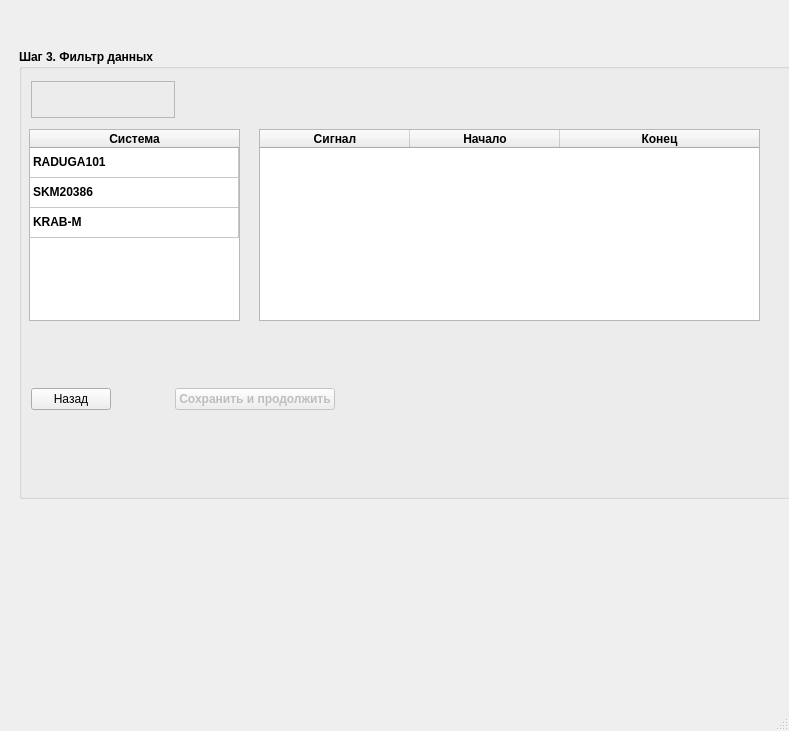
<?xml version="1.0" encoding="UTF-8"?>
<ui version="4.0">
 <class>MainWindow</class>
 <widget class="QMainWindow" name="MainWindow">
  <property name="geometry">
   <rect>
    <x>0</x>
    <y>0</y>
    <width>789</width>
    <height>731</height>
   </rect>
  </property>
  <property name="windowTitle">
   <string>MainWindow</string>
  </property>
  <widget class="QWidget" name="centralwidget">
   <widget class="QStackedWidget" name="stackedWidget">
    <property name="geometry">
     <rect>
      <x>10</x>
      <y>40</y>
      <width>1174</width>
      <height>468</height>
     </rect>
    </property>
    <property name="currentIndex">
     <number>1</number>
    </property>
    <widget class="QWidget" name="page">
     <layout class="QVBoxLayout" name="verticalLayout_13">
      <item>
       <widget class="QGroupBox" name="gbZNParams">
        <property name="font">
         <font>
          <weight>75</weight>
          <bold>true</bold>
         </font>
        </property>
        <property name="title">
         <string>Шаг 2. Загрузка данных с защищенного накопителя</string>
        </property>
        <layout class="QVBoxLayout" name="verticalLayout_5">
         <item>
          <widget class="QFrame" name="frame">
           <property name="frameShape">
            <enum>QFrame::StyledPanel</enum>
           </property>
           <property name="frameShadow">
            <enum>QFrame::Raised</enum>
           </property>
           <layout class="QHBoxLayout" name="horizontalLayout_9">
            <property name="spacing">
             <number>2</number>
            </property>
            <property name="leftMargin">
             <number>2</number>
            </property>
            <property name="topMargin">
             <number>2</number>
            </property>
            <property name="rightMargin">
             <number>2</number>
            </property>
            <property name="bottomMargin">
             <number>2</number>
            </property>
            <item>
             <widget class="QPushButton" name="bnEdit">
              <property name="minimumSize">
               <size>
                <width>28</width>
                <height>28</height>
               </size>
              </property>
              <property name="maximumSize">
               <size>
                <width>28</width>
                <height>28</height>
               </size>
              </property>
              <property name="text">
               <string/>
              </property>
              <property name="icon">
               <iconset resource="ZNPicker/res/res.qrc">
                <normaloff>:/main/edit.ico</normaloff>:/main/edit.ico</iconset>
              </property>
             </widget>
            </item>
            <item>
             <widget class="QPushButton" name="bnSave">
              <property name="enabled">
               <bool>false</bool>
              </property>
              <property name="minimumSize">
               <size>
                <width>28</width>
                <height>28</height>
               </size>
              </property>
              <property name="maximumSize">
               <size>
                <width>28</width>
                <height>28</height>
               </size>
              </property>
              <property name="text">
               <string/>
              </property>
              <property name="icon">
               <iconset resource="ZNPicker/res/res.qrc">
                <normaloff>:/main/check_blue.ico</normaloff>:/main/check_blue.ico</iconset>
              </property>
             </widget>
            </item>
            <item>
             <widget class="QPushButton" name="bnCancel">
              <property name="enabled">
               <bool>false</bool>
              </property>
              <property name="minimumSize">
               <size>
                <width>28</width>
                <height>28</height>
               </size>
              </property>
              <property name="maximumSize">
               <size>
                <width>28</width>
                <height>28</height>
               </size>
              </property>
              <property name="text">
               <string/>
              </property>
              <property name="icon">
               <iconset resource="ZNPicker/res/res.qrc">
                <normaloff>:/main/cross.ico</normaloff>:/main/cross.ico</iconset>
              </property>
             </widget>
            </item>
            <item>
             <spacer name="horizontalSpacer_2">
              <property name="orientation">
               <enum>Qt::Horizontal</enum>
              </property>
              <property name="sizeHint" stdset="0">
               <size>
                <width>40</width>
                <height>20</height>
               </size>
              </property>
             </spacer>
            </item>
           </layout>
          </widget>
         </item>
         <item>
          <widget class="QTabWidget" name="tabWidget_2">
           <property name="focusPolicy">
            <enum>Qt::NoFocus</enum>
           </property>
           <property name="currentIndex">
            <number>0</number>
           </property>
           <widget class="QWidget" name="tabConnection">
            <attribute name="title">
             <string>Подключение</string>
            </attribute>
            <layout class="QVBoxLayout" name="verticalLayout_7">
             <property name="spacing">
              <number>2</number>
             </property>
             <property name="leftMargin">
              <number>2</number>
             </property>
             <property name="topMargin">
              <number>2</number>
             </property>
             <property name="rightMargin">
              <number>2</number>
             </property>
             <property name="bottomMargin">
              <number>2</number>
             </property>
             <item>
              <layout class="QHBoxLayout" name="horizontalLayout_3">
               <property name="spacing">
                <number>12</number>
               </property>
               <item>
                <widget class="QLabel" name="label">
                 <property name="minimumSize">
                  <size>
                   <width>70</width>
                   <height>0</height>
                  </size>
                 </property>
                 <property name="maximumSize">
                  <size>
                   <width>70</width>
                   <height>16777215</height>
                  </size>
                 </property>
                 <property name="font">
                  <font>
                   <weight>50</weight>
                   <bold>false</bold>
                  </font>
                 </property>
                 <property name="text">
                  <string>IP адрес</string>
                 </property>
                 <property name="alignment">
                  <set>Qt::AlignRight|Qt::AlignTrailing|Qt::AlignVCenter</set>
                 </property>
                </widget>
               </item>
               <item>
                <widget class="QLineEdit" name="lineZNIP">
                 <property name="enabled">
                  <bool>false</bool>
                 </property>
                 <property name="font">
                  <font>
                   <weight>50</weight>
                   <bold>false</bold>
                  </font>
                 </property>
                 <property name="text">
                  <string>192.16.11.200</string>
                 </property>
                </widget>
               </item>
              </layout>
             </item>
             <item>
              <layout class="QHBoxLayout" name="horizontalLayout_2">
               <property name="spacing">
                <number>12</number>
               </property>
               <item>
                <widget class="QLabel" name="label_2">
                 <property name="minimumSize">
                  <size>
                   <width>70</width>
                   <height>0</height>
                  </size>
                 </property>
                 <property name="maximumSize">
                  <size>
                   <width>70</width>
                   <height>16777215</height>
                  </size>
                 </property>
                 <property name="font">
                  <font>
                   <weight>50</weight>
                   <bold>false</bold>
                  </font>
                 </property>
                 <property name="text">
                  <string>Порт</string>
                 </property>
                 <property name="alignment">
                  <set>Qt::AlignRight|Qt::AlignTrailing|Qt::AlignVCenter</set>
                 </property>
                </widget>
               </item>
               <item>
                <widget class="QSpinBox" name="spinZNPort">
                 <property name="enabled">
                  <bool>false</bool>
                 </property>
                 <property name="font">
                  <font>
                   <weight>50</weight>
                   <bold>false</bold>
                  </font>
                 </property>
                 <property name="maximum">
                  <number>65535</number>
                 </property>
                 <property name="value">
                  <number>10000</number>
                 </property>
                </widget>
               </item>
              </layout>
             </item>
            </layout>
           </widget>
          </widget>
         </item>
         <item>
          <widget class="QTabWidget" name="tabWidget">
           <property name="currentIndex">
            <number>0</number>
           </property>
           <widget class="QWidget" name="tabZone">
            <attribute name="title">
             <string>Зона данных</string>
            </attribute>
            <layout class="QVBoxLayout" name="verticalLayout_6">
             <property name="spacing">
              <number>2</number>
             </property>
             <property name="leftMargin">
              <number>2</number>
             </property>
             <property name="topMargin">
              <number>2</number>
             </property>
             <property name="rightMargin">
              <number>2</number>
             </property>
             <property name="bottomMargin">
              <number>2</number>
             </property>
             <item>
              <layout class="QHBoxLayout" name="horizontalLayout_7">
               <property name="spacing">
                <number>12</number>
               </property>
               <item>
                <widget class="QLabel" name="label_3">
                 <property name="minimumSize">
                  <size>
                   <width>70</width>
                   <height>0</height>
                  </size>
                 </property>
                 <property name="maximumSize">
                  <size>
                   <width>70</width>
                   <height>16777215</height>
                  </size>
                 </property>
                 <property name="font">
                  <font>
                   <weight>50</weight>
                   <bold>false</bold>
                  </font>
                 </property>
                 <property name="text">
                  <string>Имя</string>
                 </property>
                 <property name="alignment">
                  <set>Qt::AlignRight|Qt::AlignTrailing|Qt::AlignVCenter</set>
                 </property>
                </widget>
               </item>
               <item>
                <widget class="QLineEdit" name="lineZNZoneName">
                 <property name="enabled">
                  <bool>false</bool>
                 </property>
                 <property name="font">
                  <font>
                   <weight>50</weight>
                   <bold>false</bold>
                  </font>
                 </property>
                 <property name="text">
                  <string>data1</string>
                 </property>
                </widget>
               </item>
              </layout>
             </item>
             <item>
              <layout class="QHBoxLayout" name="horizontalLayout_6">
               <property name="spacing">
                <number>12</number>
               </property>
               <item>
                <widget class="QLabel" name="label_5">
                 <property name="minimumSize">
                  <size>
                   <width>70</width>
                   <height>0</height>
                  </size>
                 </property>
                 <property name="maximumSize">
                  <size>
                   <width>70</width>
                   <height>16777215</height>
                  </size>
                 </property>
                 <property name="font">
                  <font>
                   <weight>50</weight>
                   <bold>false</bold>
                  </font>
                 </property>
                 <property name="text">
                  <string>Размер</string>
                 </property>
                 <property name="alignment">
                  <set>Qt::AlignRight|Qt::AlignTrailing|Qt::AlignVCenter</set>
                 </property>
                </widget>
               </item>
               <item>
                <widget class="QComboBox" name="comboBox">
                 <property name="font">
                  <font>
                   <weight>50</weight>
                   <bold>false</bold>
                  </font>
                 </property>
                 <item>
                  <property name="text">
                   <string>Запросить у накопителя</string>
                  </property>
                 </item>
                 <item>
                  <property name="text">
                   <string>3.75 Гб</string>
                  </property>
                 </item>
                </widget>
               </item>
              </layout>
             </item>
            </layout>
           </widget>
          </widget>
         </item>
         <item>
          <spacer name="verticalSpacer_2">
           <property name="orientation">
            <enum>Qt::Vertical</enum>
           </property>
           <property name="sizeHint" stdset="0">
            <size>
             <width>20</width>
             <height>40</height>
            </size>
           </property>
          </spacer>
         </item>
         <item>
          <layout class="QHBoxLayout" name="horizontalLayout_8">
           <item>
            <widget class="QPushButton" name="bnBackToStep1">
             <property name="font">
              <font>
               <weight>50</weight>
               <bold>false</bold>
              </font>
             </property>
             <property name="text">
              <string>Назад</string>
             </property>
            </widget>
           </item>
           <item>
            <spacer name="horizontalSpacer_3">
             <property name="orientation">
              <enum>Qt::Horizontal</enum>
             </property>
             <property name="sizeHint" stdset="0">
              <size>
               <width>40</width>
               <height>20</height>
              </size>
             </property>
            </spacer>
           </item>
           <item>
            <widget class="QPushButton" name="pushButton_4">
             <property name="text">
              <string>Загрузить и продолжить</string>
             </property>
            </widget>
           </item>
          </layout>
         </item>
        </layout>
       </widget>
      </item>
     </layout>
    </widget>
    <widget class="QWidget" name="page_3">
     <layout class="QVBoxLayout" name="verticalLayout_14">
      <item>
       <widget class="QGroupBox" name="gbZNParams_3">
        <property name="font">
         <font>
          <weight>75</weight>
          <bold>true</bold>
         </font>
        </property>
        <property name="title">
         <string>Шаг 3. Фильтр данных</string>
        </property>
        <widget class="QFrame" name="frame_2">
         <property name="geometry">
          <rect>
           <x>12</x>
           <y>32</y>
           <width>144</width>
           <height>37</height>
          </rect>
         </property>
         <property name="frameShape">
          <enum>QFrame::StyledPanel</enum>
         </property>
         <property name="frameShadow">
          <enum>QFrame::Raised</enum>
         </property>
         <layout class="QHBoxLayout" name="horizontalLayout_5">
          <property name="spacing">
           <number>1</number>
          </property>
          <property name="leftMargin">
           <number>1</number>
          </property>
          <property name="topMargin">
           <number>1</number>
          </property>
          <property name="rightMargin">
           <number>1</number>
          </property>
          <property name="bottomMargin">
           <number>1</number>
          </property>
          <item>
           <widget class="QPushButton" name="bnAddTask">
            <property name="minimumSize">
             <size>
              <width>32</width>
              <height>32</height>
             </size>
            </property>
            <property name="maximumSize">
             <size>
              <width>32</width>
              <height>32</height>
             </size>
            </property>
            <property name="text">
             <string/>
            </property>
            <property name="icon">
             <iconset resource="ZNPicker/res/res.qrc">
              <normaloff>:/main/add.ico</normaloff>:/main/add.ico</iconset>
            </property>
            <property name="iconSize">
             <size>
              <width>32</width>
              <height>32</height>
             </size>
            </property>
            <property name="flat">
             <bool>true</bool>
            </property>
           </widget>
          </item>
          <item>
           <widget class="QPushButton" name="bnEditTask">
            <property name="enabled">
             <bool>false</bool>
            </property>
            <property name="minimumSize">
             <size>
              <width>32</width>
              <height>32</height>
             </size>
            </property>
            <property name="maximumSize">
             <size>
              <width>32</width>
              <height>32</height>
             </size>
            </property>
            <property name="text">
             <string/>
            </property>
            <property name="icon">
             <iconset resource="ZNPicker/res/res.qrc">
              <normaloff>:/main/edit.ico</normaloff>:/main/edit.ico</iconset>
            </property>
            <property name="iconSize">
             <size>
              <width>32</width>
              <height>32</height>
             </size>
            </property>
            <property name="flat">
             <bool>true</bool>
            </property>
           </widget>
          </item>
          <item>
           <widget class="QPushButton" name="bnRemoveTask">
            <property name="enabled">
             <bool>false</bool>
            </property>
            <property name="minimumSize">
             <size>
              <width>32</width>
              <height>32</height>
             </size>
            </property>
            <property name="maximumSize">
             <size>
              <width>33</width>
              <height>33</height>
             </size>
            </property>
            <property name="text">
             <string/>
            </property>
            <property name="icon">
             <iconset resource="ZNPicker/res/res.qrc">
              <normaloff>:/main/cross.ico</normaloff>:/main/cross.ico</iconset>
            </property>
            <property name="iconSize">
             <size>
              <width>32</width>
              <height>32</height>
             </size>
            </property>
            <property name="flat">
             <bool>true</bool>
            </property>
           </widget>
          </item>
          <item>
           <spacer name="horizontalSpacer_5">
            <property name="orientation">
             <enum>Qt::Horizontal</enum>
            </property>
            <property name="sizeHint" stdset="0">
             <size>
              <width>40</width>
              <height>20</height>
             </size>
            </property>
           </spacer>
          </item>
         </layout>
        </widget>
        <widget class="QTableWidget" name="tableWidget">
         <property name="geometry">
          <rect>
           <x>240</x>
           <y>80</y>
           <width>501</width>
           <height>192</height>
          </rect>
         </property>
         <property name="sizeAdjustPolicy">
          <enum>QAbstractScrollArea::AdjustToContents</enum>
         </property>
         <property name="editTriggers">
          <set>QAbstractItemView::NoEditTriggers</set>
         </property>
         <property name="showDropIndicator" stdset="0">
          <bool>false</bool>
         </property>
         <property name="selectionMode">
          <enum>QAbstractItemView::SingleSelection</enum>
         </property>
         <property name="selectionBehavior">
          <enum>QAbstractItemView::SelectRows</enum>
         </property>
         <property name="cornerButtonEnabled">
          <bool>false</bool>
         </property>
         <attribute name="horizontalHeaderDefaultSectionSize">
          <number>150</number>
         </attribute>
         <attribute name="horizontalHeaderStretchLastSection">
          <bool>true</bool>
         </attribute>
         <column>
          <property name="text">
           <string>Сигнал</string>
          </property>
         </column>
         <column>
          <property name="text">
           <string>Начало</string>
          </property>
         </column>
         <column>
          <property name="text">
           <string>Конец</string>
          </property>
         </column>
        </widget>
        <widget class="QTableWidget" name="tableWidget_3">
         <property name="geometry">
          <rect>
           <x>10</x>
           <y>80</y>
           <width>211</width>
           <height>192</height>
          </rect>
         </property>
         <property name="sizeAdjustPolicy">
          <enum>QAbstractScrollArea::AdjustToContents</enum>
         </property>
         <property name="editTriggers">
          <set>QAbstractItemView::NoEditTriggers</set>
         </property>
         <property name="showDropIndicator" stdset="0">
          <bool>false</bool>
         </property>
         <property name="selectionMode">
          <enum>QAbstractItemView::SingleSelection</enum>
         </property>
         <property name="selectionBehavior">
          <enum>QAbstractItemView::SelectRows</enum>
         </property>
         <property name="cornerButtonEnabled">
          <bool>false</bool>
         </property>
         <attribute name="horizontalHeaderDefaultSectionSize">
          <number>150</number>
         </attribute>
         <attribute name="horizontalHeaderStretchLastSection">
          <bool>true</bool>
         </attribute>
         <attribute name="verticalHeaderVisible">
          <bool>false</bool>
         </attribute>
         <row>
          <property name="text">
           <string>RADUGA101</string>
          </property>
         </row>
         <row>
          <property name="text">
           <string>SKM20386</string>
          </property>
         </row>
         <row>
          <property name="text">
           <string>KRAB-M</string>
          </property>
         </row>
         <column>
          <property name="text">
           <string>Система</string>
          </property>
         </column>
         <item row="0" column="0">
          <property name="text">
           <string>RADUGA101</string>
          </property>
         </item>
         <item row="1" column="0">
          <property name="text">
           <string>SKM20386</string>
          </property>
         </item>
         <item row="2" column="0">
          <property name="text">
           <string>KRAB-M</string>
          </property>
         </item>
        </widget>
        <widget class="QWidget" name="">
         <property name="geometry">
          <rect>
           <x>12</x>
           <y>337</y>
           <width>304</width>
           <height>27</height>
          </rect>
         </property>
         <layout class="QHBoxLayout" name="horizontalLayout_10">
          <item>
           <widget class="QPushButton" name="bnBackToStep2">
            <property name="font">
             <font>
              <weight>50</weight>
              <bold>false</bold>
             </font>
            </property>
            <property name="text">
             <string>Назад</string>
            </property>
           </widget>
          </item>
          <item>
           <spacer name="horizontalSpacer_4">
            <property name="orientation">
             <enum>Qt::Horizontal</enum>
            </property>
            <property name="sizeHint" stdset="0">
             <size>
              <width>40</width>
              <height>20</height>
             </size>
            </property>
           </spacer>
          </item>
          <item>
           <widget class="QPushButton" name="pushButton_5">
            <property name="enabled">
             <bool>false</bool>
            </property>
            <property name="text">
             <string>Сохранить и продолжить</string>
            </property>
           </widget>
          </item>
         </layout>
        </widget>
       </widget>
      </item>
     </layout>
    </widget>
    <widget class="QWidget" name="page_4">
     <layout class="QVBoxLayout" name="verticalLayout_10">
      <item>
       <widget class="QGroupBox" name="gbZNParams_4">
        <property name="font">
         <font>
          <weight>75</weight>
          <bold>true</bold>
         </font>
        </property>
        <property name="title">
         <string>Шаг 3. Выбор данных</string>
        </property>
        <layout class="QVBoxLayout" name="verticalLayout_9">
         <item>
          <widget class="QFrame" name="frame_3">
           <property name="frameShape">
            <enum>QFrame::StyledPanel</enum>
           </property>
           <property name="frameShadow">
            <enum>QFrame::Raised</enum>
           </property>
           <layout class="QHBoxLayout" name="horizontalLayout_11">
            <property name="spacing">
             <number>1</number>
            </property>
            <property name="leftMargin">
             <number>1</number>
            </property>
            <property name="topMargin">
             <number>1</number>
            </property>
            <property name="rightMargin">
             <number>1</number>
            </property>
            <property name="bottomMargin">
             <number>1</number>
            </property>
            <item>
             <widget class="QPushButton" name="bnAddTask_2">
              <property name="minimumSize">
               <size>
                <width>32</width>
                <height>32</height>
               </size>
              </property>
              <property name="maximumSize">
               <size>
                <width>32</width>
                <height>32</height>
               </size>
              </property>
              <property name="text">
               <string/>
              </property>
              <property name="icon">
               <iconset resource="ZNPicker/res/res.qrc">
                <normaloff>:/main/add.ico</normaloff>:/main/add.ico</iconset>
              </property>
              <property name="iconSize">
               <size>
                <width>32</width>
                <height>32</height>
               </size>
              </property>
              <property name="flat">
               <bool>true</bool>
              </property>
             </widget>
            </item>
            <item>
             <widget class="QPushButton" name="bnEditTask_2">
              <property name="enabled">
               <bool>false</bool>
              </property>
              <property name="minimumSize">
               <size>
                <width>32</width>
                <height>32</height>
               </size>
              </property>
              <property name="maximumSize">
               <size>
                <width>32</width>
                <height>32</height>
               </size>
              </property>
              <property name="text">
               <string/>
              </property>
              <property name="icon">
               <iconset resource="ZNPicker/res/res.qrc">
                <normaloff>:/main/edit.ico</normaloff>:/main/edit.ico</iconset>
              </property>
              <property name="iconSize">
               <size>
                <width>32</width>
                <height>32</height>
               </size>
              </property>
              <property name="flat">
               <bool>true</bool>
              </property>
             </widget>
            </item>
            <item>
             <widget class="QPushButton" name="bnRemoveTask_2">
              <property name="enabled">
               <bool>false</bool>
              </property>
              <property name="minimumSize">
               <size>
                <width>32</width>
                <height>32</height>
               </size>
              </property>
              <property name="maximumSize">
               <size>
                <width>33</width>
                <height>33</height>
               </size>
              </property>
              <property name="text">
               <string/>
              </property>
              <property name="icon">
               <iconset resource="ZNPicker/res/res.qrc">
                <normaloff>:/main/cross.ico</normaloff>:/main/cross.ico</iconset>
              </property>
              <property name="iconSize">
               <size>
                <width>32</width>
                <height>32</height>
               </size>
              </property>
              <property name="flat">
               <bool>true</bool>
              </property>
             </widget>
            </item>
            <item>
             <spacer name="horizontalSpacer_6">
              <property name="orientation">
               <enum>Qt::Horizontal</enum>
              </property>
              <property name="sizeHint" stdset="0">
               <size>
                <width>40</width>
                <height>20</height>
               </size>
              </property>
             </spacer>
            </item>
           </layout>
          </widget>
         </item>
         <item>
          <widget class="QTableWidget" name="tableWidget_2">
           <property name="sizeAdjustPolicy">
            <enum>QAbstractScrollArea::AdjustToContents</enum>
           </property>
           <property name="editTriggers">
            <set>QAbstractItemView::NoEditTriggers</set>
           </property>
           <property name="showDropIndicator" stdset="0">
            <bool>false</bool>
           </property>
           <property name="selectionMode">
            <enum>QAbstractItemView::SingleSelection</enum>
           </property>
           <property name="selectionBehavior">
            <enum>QAbstractItemView::SelectRows</enum>
           </property>
           <property name="cornerButtonEnabled">
            <bool>false</bool>
           </property>
           <attribute name="horizontalHeaderDefaultSectionSize">
            <number>150</number>
           </attribute>
           <attribute name="horizontalHeaderStretchLastSection">
            <bool>true</bool>
           </attribute>
           <column>
            <property name="text">
             <string>Система</string>
            </property>
           </column>
           <column>
            <property name="text">
             <string>Начало</string>
            </property>
           </column>
           <column>
            <property name="text">
             <string>Конец</string>
            </property>
           </column>
           <column>
            <property name="text">
             <string>Файл</string>
            </property>
           </column>
          </widget>
         </item>
         <item>
          <layout class="QHBoxLayout" name="horizontalLayout_12">
           <item>
            <widget class="QPushButton" name="bnBackToStep2_2">
             <property name="font">
              <font>
               <weight>50</weight>
               <bold>false</bold>
              </font>
             </property>
             <property name="text">
              <string>Назад</string>
             </property>
            </widget>
           </item>
           <item>
            <spacer name="horizontalSpacer_7">
             <property name="orientation">
              <enum>Qt::Horizontal</enum>
             </property>
             <property name="sizeHint" stdset="0">
              <size>
               <width>40</width>
               <height>20</height>
              </size>
             </property>
            </spacer>
           </item>
           <item>
            <widget class="QPushButton" name="pushButton_6">
             <property name="enabled">
              <bool>false</bool>
             </property>
             <property name="text">
              <string>Сохранить и продолжить</string>
             </property>
            </widget>
           </item>
          </layout>
         </item>
        </layout>
       </widget>
      </item>
     </layout>
    </widget>
    <widget class="QWidget" name="page_2">
     <layout class="QVBoxLayout" name="verticalLayout_12">
      <item>
       <widget class="QGroupBox" name="gbZNParams_2">
        <property name="font">
         <font>
          <weight>75</weight>
          <bold>true</bold>
         </font>
        </property>
        <property name="title">
         <string>Шаг 1. Исходные данные</string>
        </property>
        <layout class="QVBoxLayout" name="verticalLayout_4">
         <item>
          <layout class="QHBoxLayout" name="horizontalLayout_4">
           <item>
            <widget class="QLabel" name="label_7">
             <property name="minimumSize">
              <size>
               <width>70</width>
               <height>0</height>
              </size>
             </property>
             <property name="maximumSize">
              <size>
               <width>70</width>
               <height>16777215</height>
              </size>
             </property>
             <property name="font">
              <font>
               <weight>50</weight>
               <bold>false</bold>
              </font>
             </property>
             <property name="text">
              <string>Файл</string>
             </property>
             <property name="alignment">
              <set>Qt::AlignRight|Qt::AlignTrailing|Qt::AlignVCenter</set>
             </property>
            </widget>
           </item>
           <item>
            <widget class="QLineEdit" name="lineSaveFilePath"/>
           </item>
           <item>
            <widget class="QPushButton" name="bnSelectFile">
             <property name="minimumSize">
              <size>
               <width>28</width>
               <height>0</height>
              </size>
             </property>
             <property name="maximumSize">
              <size>
               <width>28</width>
               <height>16777215</height>
              </size>
             </property>
             <property name="font">
              <font>
               <weight>50</weight>
               <bold>false</bold>
              </font>
             </property>
             <property name="text">
              <string>...</string>
             </property>
            </widget>
           </item>
          </layout>
         </item>
         <item>
          <widget class="QGroupBox" name="groupBox_2">
           <property name="title">
            <string>Режим работы</string>
           </property>
           <layout class="QVBoxLayout" name="verticalLayout_11">
            <item>
             <layout class="QVBoxLayout" name="verticalLayout_2">
              <item>
               <widget class="QRadioButton" name="radioButton">
                <property name="text">
                 <string>Загрузить данные с накопителя</string>
                </property>
               </widget>
              </item>
              <item>
               <widget class="QLabel" name="label_4">
                <property name="font">
                 <font>
                  <weight>50</weight>
                  <italic>true</italic>
                  <bold>false</bold>
                 </font>
                </property>
                <property name="text">
                 <string>Внимание! Все имеющиеся данные будут переписаны.</string>
                </property>
                <property name="wordWrap">
                 <bool>true</bool>
                </property>
               </widget>
              </item>
             </layout>
            </item>
            <item>
             <spacer name="verticalSpacer_3">
              <property name="orientation">
               <enum>Qt::Vertical</enum>
              </property>
              <property name="sizeHint" stdset="0">
               <size>
                <width>20</width>
                <height>40</height>
               </size>
              </property>
             </spacer>
            </item>
            <item>
             <layout class="QVBoxLayout" name="verticalLayout">
              <item>
               <widget class="QRadioButton" name="radioButton_2">
                <property name="text">
                 <string>Данные уже загружены</string>
                </property>
               </widget>
              </item>
              <item>
               <widget class="QLabel" name="label_6">
                <property name="font">
                 <font>
                  <weight>50</weight>
                  <italic>true</italic>
                  <bold>false</bold>
                 </font>
                </property>
                <property name="text">
                 <string>Загрузка не будет производиться. Будут использоваться имеющиеся данные.</string>
                </property>
                <property name="wordWrap">
                 <bool>true</bool>
                </property>
               </widget>
              </item>
             </layout>
            </item>
            <item>
             <spacer name="verticalSpacer">
              <property name="orientation">
               <enum>Qt::Vertical</enum>
              </property>
              <property name="sizeHint" stdset="0">
               <size>
                <width>20</width>
                <height>40</height>
               </size>
              </property>
             </spacer>
            </item>
            <item>
             <layout class="QVBoxLayout" name="verticalLayout_3">
              <item>
               <widget class="QRadioButton" name="radioButton_3">
                <property name="text">
                 <string>Трерировочный режим</string>
                </property>
               </widget>
              </item>
              <item>
               <widget class="QLabel" name="label_8">
                <property name="font">
                 <font>
                  <weight>50</weight>
                  <italic>true</italic>
                  <bold>false</bold>
                 </font>
                </property>
                <property name="text">
                 <string>Данные с накопителя не загружаются. Имеющиеся данные изменены не будут.</string>
                </property>
                <property name="wordWrap">
                 <bool>true</bool>
                </property>
               </widget>
              </item>
             </layout>
            </item>
           </layout>
          </widget>
         </item>
         <item>
          <layout class="QHBoxLayout" name="horizontalLayout">
           <item>
            <spacer name="horizontalSpacer">
             <property name="orientation">
              <enum>Qt::Horizontal</enum>
             </property>
             <property name="sizeHint" stdset="0">
              <size>
               <width>40</width>
               <height>20</height>
              </size>
             </property>
            </spacer>
           </item>
           <item>
            <widget class="QPushButton" name="pushButton_2">
             <property name="enabled">
              <bool>false</bool>
             </property>
             <property name="text">
              <string>Далее</string>
             </property>
            </widget>
           </item>
          </layout>
         </item>
        </layout>
       </widget>
      </item>
     </layout>
    </widget>
   </widget>
  </widget>
  <widget class="QMenuBar" name="menubar">
   <property name="geometry">
    <rect>
     <x>0</x>
     <y>0</y>
     <width>789</width>
     <height>22</height>
    </rect>
   </property>
  </widget>
  <widget class="QStatusBar" name="statusbar"/>
 </widget>
 <resources>
  <include location="ZNPicker/res/res.qrc"/>
  <include location="../../../ProjectData/APAK/c++_old/ZNRecovery/ZNPicker/res/res.qrc"/>
 </resources>
 <connections/>
</ui>
